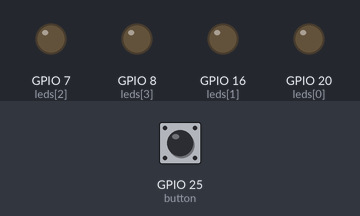
Bench run of a program on a simulated Raspberry Pi (BCM pin numbers). Shown: output pins drawn as LEDs (lit = HIGH). Inputs (shaded band) come from the test bench; at power-on: GPIO 25 (button) HIGH.

Above: at 1.2 s.
1.3 s: GPIO 25 (button) pulled LOW for 0.15 s
At 1.37 s:
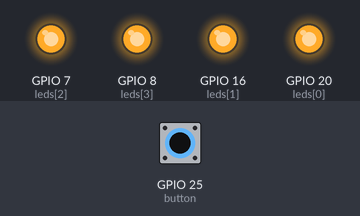
2.9 s: GPIO 25 (button) pulled LOW for 3.2 s
At 6.6 s:
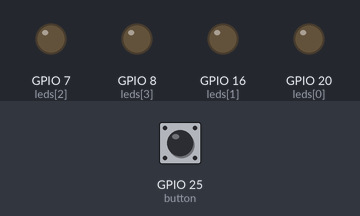
Timing chart, 0 to 8.1 s (numbered marks = the images above; inputs shaded):
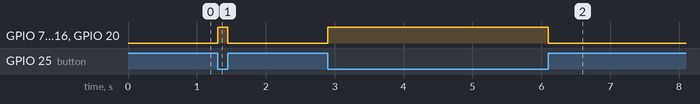

The program:

b_1.py
```python
from gpiozero import LED, Button
from signal import pause

leds = [LED(pin) for pin in [20, 16, 7, 8]]
button = Button(25, pull_up=True)

def turn_on_all():
    for led in leds:
        led.on()

def turn_off_all():
    for led in leds:
        led.off()

button.when_pressed = turn_on_all
button.when_released = turn_off_all

pause()
```

Measured:
- after the input at 1.3 s, GPIO 7 (leds[2]), GPIO 8 (leds[3]), GPIO 16 (leds[1]), GPIO 20 (leds[0]): LOW → HIGH at once, → LOW 0.15 s later
- after the input at 2.9 s, GPIO 7 (leds[2]), GPIO 8 (leds[3]), GPIO 16 (leds[1]), GPIO 20 (leds[0]): LOW → HIGH at once, → LOW 3.2 s later
